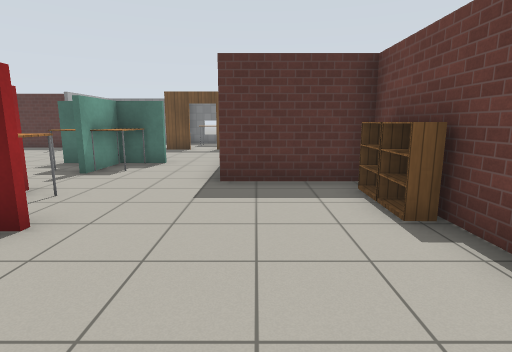
[1] (above)

20 first-person views from a walk through a robot-simulator world made for Gazebo. The camera is 1.2 m above the floor, tilts 10° down and sees 80° across. The floor is counted in squares, 1 m on a side. Each view is taken from the middle of a square. On the plan, view 1 faces up. The plan holds only what a view shows up to about 13 squares ahead; the rest is blank. Simple patterns stand in for the simulator's built-in surfaces.

[2]
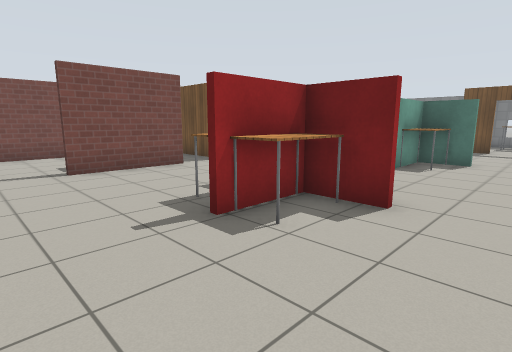

[3]
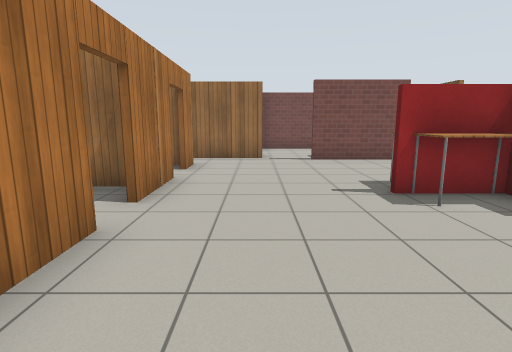

[4]
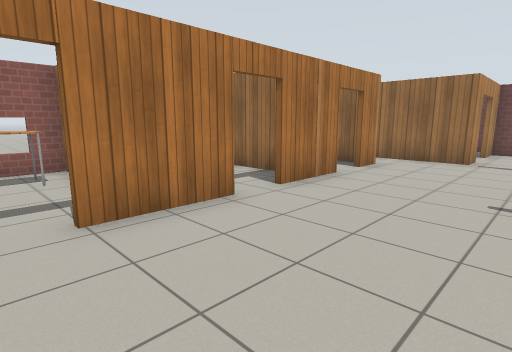

[5]
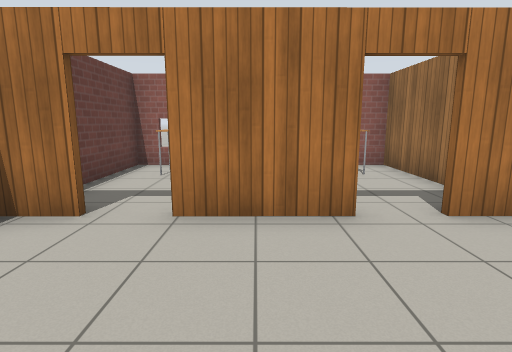

[6]
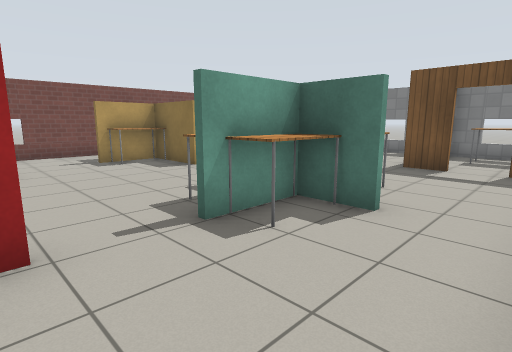

[7]
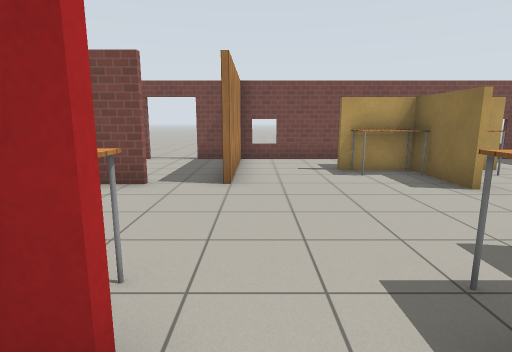

[8]
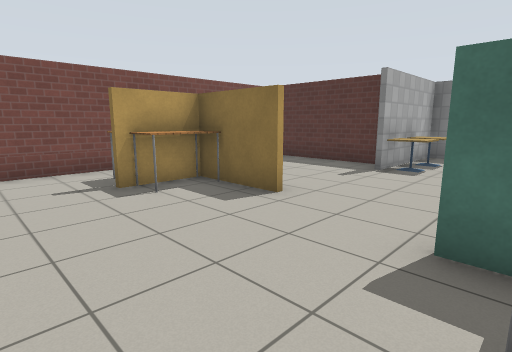

[9]
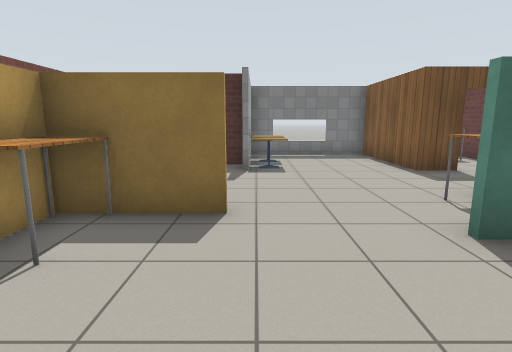

[10]
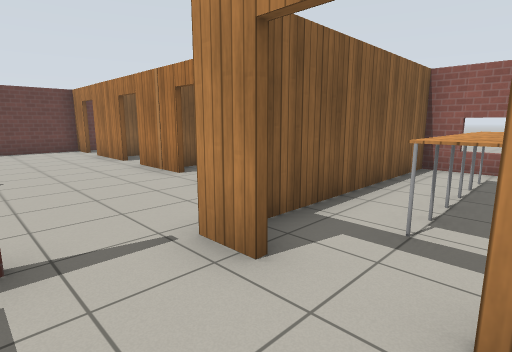

[11]
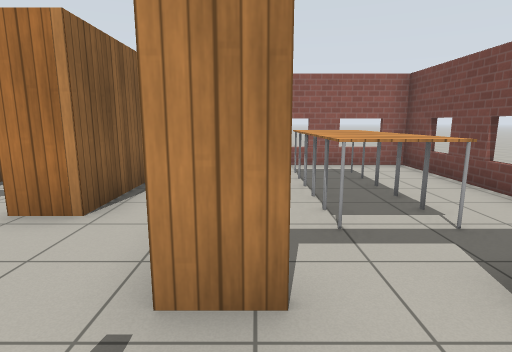

[12]
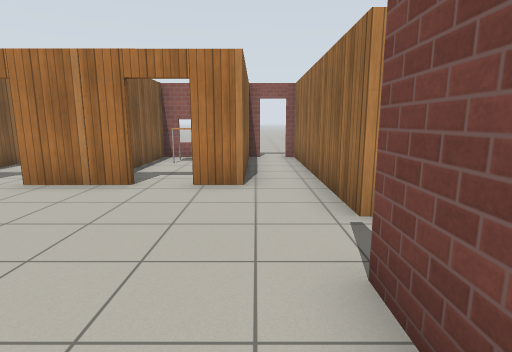

[13]
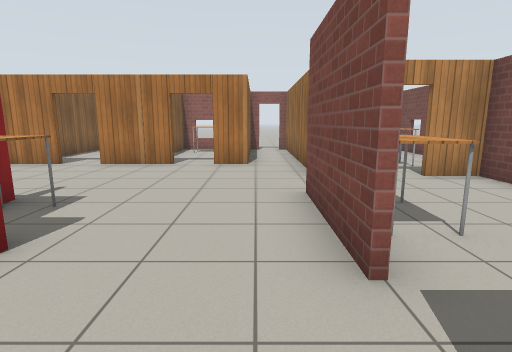

[14]
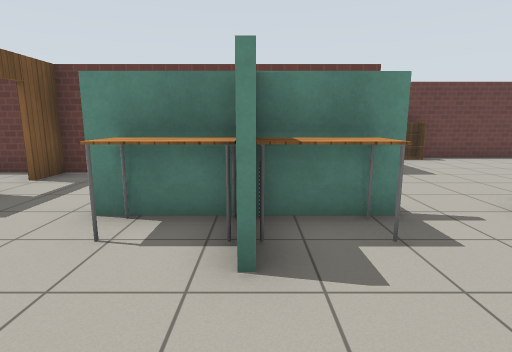

[15]
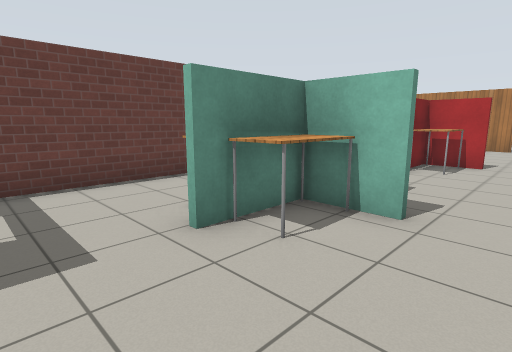

[16]
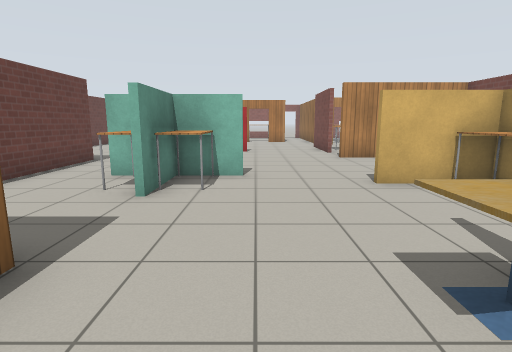

[17]
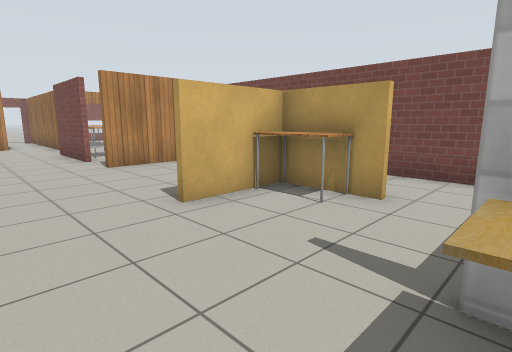

[18]
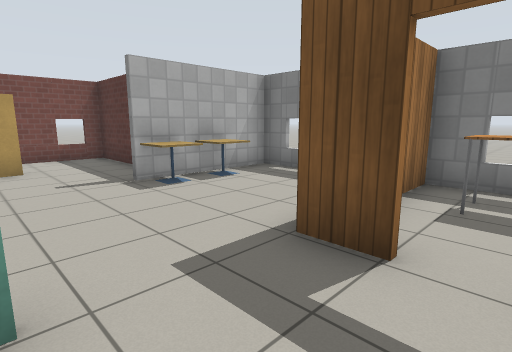

[19]
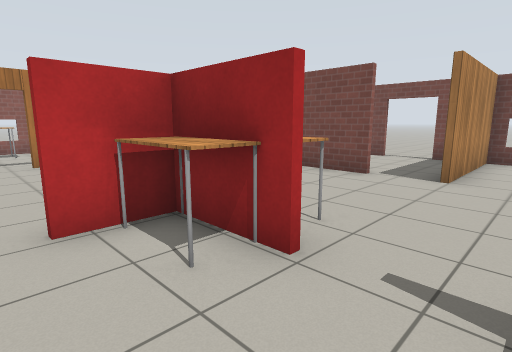

[20]
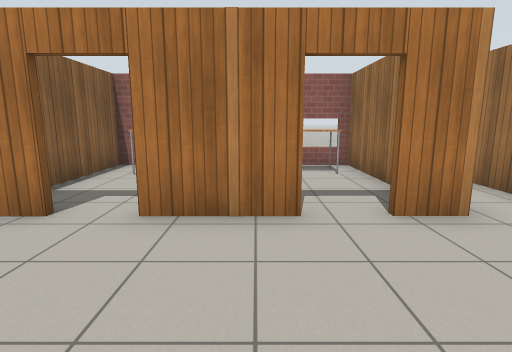

### Floor plan
Points are (right, up) in squares from view 1. A wall is a line through its corners. A room is listed if a view was taken in it or the views show most of it. See-through windows are left out.
Room 1 (views 1, 2, 3, 4, 5, 6, 7, 8, 9, 12, 13, 14, 15, 16, 17, 18, 19, 20)
walls: (-4.1, 5.4) (-4.1, 3.4); (-4.2, 8.5) (-4.2, 9); (-5.7, 3.4) (-2.6, 3.4); (-5.1, 9) (-5.7, 9); (-5.7, 9.1) (-4.2, 9.1) (-4.2, 11.2); (-3.2, 9.1) (-2.6, 9.1); (-2.5, 3.2) (-4.1, 3.2); (-2.6, 9) (-4.2, 9); (-8.9, 3.9) (-8.9, 0.7); (-8.4, 9.9) (-10.7, 9.9); (-10.7, 10.1) (-8.4, 10.1); (2.4, 5.4) (2.4, 6.2) (-0.7, 6.2) (-0.7, 13.6) (-1.7, 13.6); (-2.9, 13.6) (-4, 13.6) (-4, 17.6); (-9.3, -0.8) (-9.3, -7.7); (-10.7, 12.1) (-10.7, 9.4); (-13, 9) (-13, 5.4) (-8.9, 5.4); (-5.6, -2.8) (-3.4, -2.8); (-2.4, -2.8) (0.1, -2.8); (-7.8, -2.8) (-6.8, -2.8); (-8.3, 14.7) (-13, 14.7) (-13, 11.1); (-8.2, 15.6) (-8.2, 14.4); (1.2, -2.8) (2.4, -2.8) (2.4, 3.6); (-4, 17.5) (-8.2, 17.5) (-8.2, 16.5)
ways out: opening at (-9, 0) to room 2; gap at (-9, 4) to room 2; open door at (-3, -3) to room 4; open door at (-6, -3) to room 5; open door at (0.5, -3) to room 6; open door at (-2.5, 14) to room 7
objects: other object (-11, 9); table (-10, 9); table (-10, 11); cafe table (-8, 14) to (-7, 14); cafe table (-8, 15) to (-7, 16); table (-5, 2); table (-5, 4) to (-5, 5); table (-5, 8); table (-5, 10); table (-4, 2); table (-4, 4); table (-4, 8) to (-3, 8); table (-4, 10); bookshelf (2, 4); bookshelf (2, 5)
Room 2 (views 10, 11)
walls: (-13, 2.5) (-13, -0.8) (-11.8, -0.8); (-10.3, -0.8) (-9.3, -0.8); (-13, 5) (-13, 4); (-9.6, 5.4) (-11.4, 5.4)
ways out: opening at (-9, 0) to room 1; gap at (-9, 4) to room 1; open door at (-11, -1) to room 3; open door at (-13, 3.5)
objects: table (-10, 2) to (-10, 3)
Room 3 (no view inside)
walls: (-14.2, -3.9) (-14.2, -7.6) (-9, -7.6); (-9.5, -7.8) (-9.5, -1.6)
ways out: open door at (-11, -1) to room 2
objects: table (-12, -6) to (-11, -6); table (-12, -5) to (-11, -5); table (-12, -4) to (-11, -4); table (-12, -3) to (-11, -3)
Room 4 (no view inside)
walls: (-4.6, -3.4) (-4.6, -7.8); (-4.9, -7.6) (-3.2, -7.6); (-1.1, -7.8) (-1.1, -3.4)
ways out: open door at (-3, -3) to room 1
objects: other object (-3, -7) to (-2, -6)
Room 5 (no view inside)
walls: (-7.6, -3.1) (-7.6, -7.6) (-4.9, -7.6); (-4.8, -7.8) (-4.8, -3.4)
ways out: open door at (-6, -3) to room 1
objects: table (-7, -7) to (-6, -6)
Room 6 (no view inside)
walls: (-1.6, -7.6) (2.4, -7.6) (2.4, -3.2)
ways out: open door at (0.5, -3) to room 1
objects: table (0, -7) to (1, -6)
Room 7 (no view inside)
walls: (-3.8, 17.6) (-3.8, 16.2); (-2, 17.5) (-4, 17.5); (-0.7, 14.4) (-0.7, 17)
ways out: open door at (-2.5, 14) to room 1
objects: table (-3, 16) to (-2, 16)

Where each view was taken, in squares from view 1:
view 1: 0 up, 0 right, facing up
view 2: 1 down, 1 left, facing up-left
view 3: 1 down, 1 right, facing left
view 4: 1 up, 1 right, facing down-left
view 5: 1 up, 1 left, facing down
view 6: 5 up, 1 left, facing up-left
view 7: 6 up, 3 left, facing left
view 8: 6 up, 5 left, facing up-left
view 9: 6 up, 8 left, facing up
view 10: 1 up, 12 left, facing down-right
view 11: 1 up, 10 left, facing down
view 12: 3 up, 8 left, facing down
view 13: 6 up, 8 left, facing down
view 14: 9 up, 8 left, facing right
view 15: 13 up, 7 left, facing down-right
view 16: 16 up, 6 left, facing down
view 17: 14 up, 6 left, facing down-left
view 18: 11 up, 2 left, facing up-left
view 19: 7 up, 2 left, facing down-left
view 20: 1 up, 5 left, facing down
